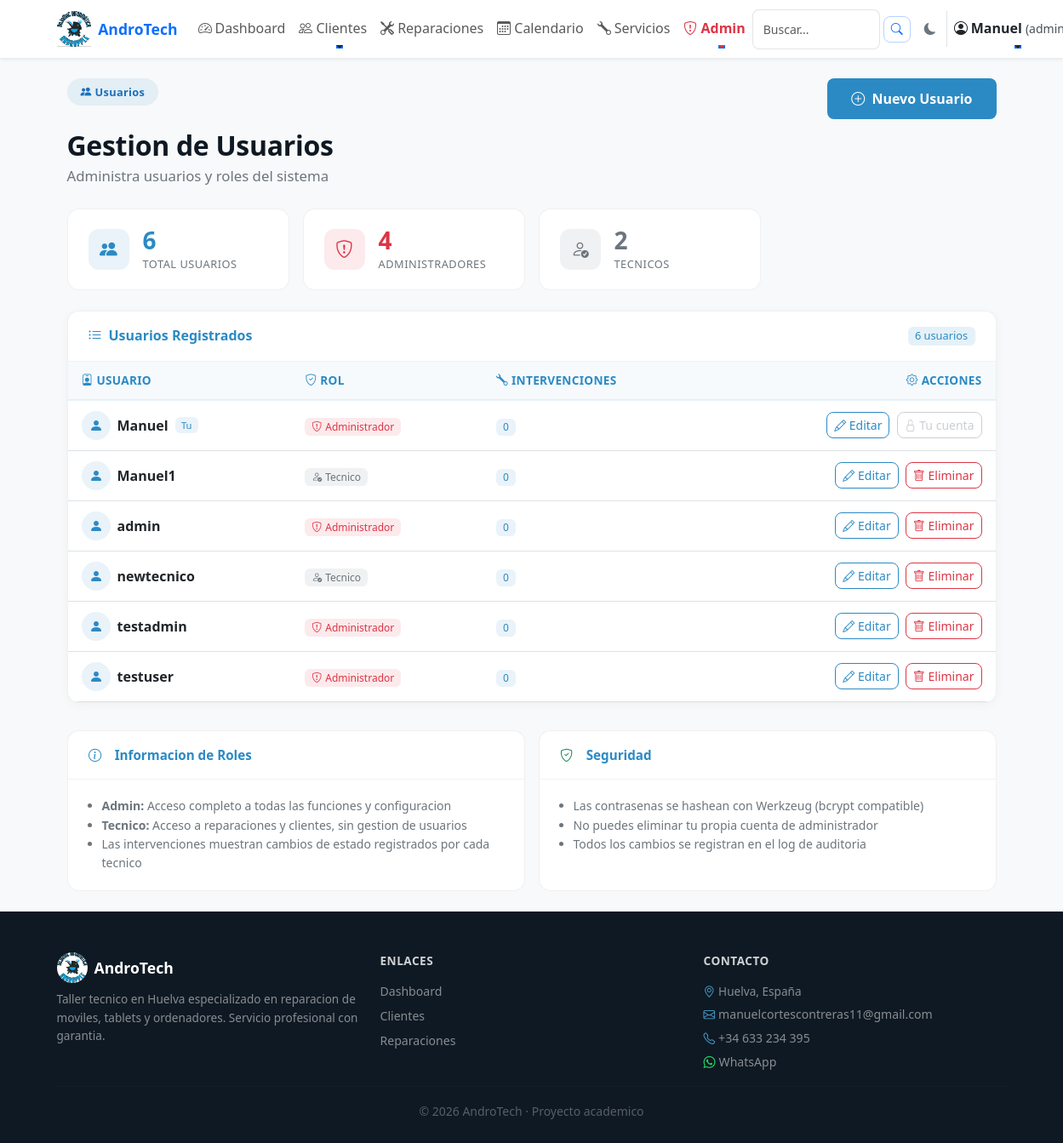
/admin/usuarios (signed in), run on the app's committed database.
### tables this page shows
CREATE TABLE usuarios (
    id INTEGER PRIMARY KEY AUTOINCREMENT,
    usuario TEXT NOT NULL UNIQUE,
    contraseña TEXT NOT NULL,
    rol TEXT DEFAULT 'tecnico'
);

### app.py (the view)
@app.route("/admin/usuarios")
@login_required
@permiso_requerido('usuarios_ver')
def admin_usuarios():
    conn = get_db()
    usuarios = conn.execute("""
        SELECT id, usuario, rol,
               (SELECT COUNT(*) FROM reparaciones_historial
                WHERE usuario = usuarios.usuario) AS intervenciones
        FROM usuarios
        ORDER BY usuario ASC
    """).fetchall()
    conn.close()
    try:
        logger.info(json.dumps({
            "event": "admin_usuarios_viewed",
            "admin": session.get('usuario'),
            "total_usuarios": len(usuarios)
        }, ensure_ascii=False))
    except Exception:
        logger.info(f"admin_usuarios_viewed by {session.get('usuario')}")
    return render_template("admin_usuarios.html", usuarios=usuarios)

### templates/admin_usuarios.html (shortened to what this page needs)
{% extends "base.html" %}
{% block content %}
<div class="container-fluid py-4">
    <div class="d-flex flex-wrap justify-content-between align-items-start mb-4">
        <div>
            <span class="at-pill"><i class="bi bi-people-fill me-1"></i>Usuarios</span>
            <h1 class="at-section-title mt-2 mb-1">Gestion de Usuarios</h1>
            <p class="at-section-sub">Administra usuarios y roles del sistema</p>
        </div>
        <a href="{{ url_for('nuevo_usuario') }}" class="at-btn-primary btn mt-2 mt-md-0">
            <i class="bi bi-plus-circle me-1"></i> Nuevo Usuario
        </a>
    </div>
    <div class="row g-3 mb-4">
        <div class="col-sm-6 col-lg-3">
            <div class="at-dash-kpi">
                <div class="at-dash-kpi-icon" style="background: rgba(43,138,196,.1);">
                    <i class="bi bi-people-fill" style="color: #2B8AC4; font-size: 1.3rem;"></i>
                </div>
                <div>
                    <div class="at-dash-kpi-value" style="color: #2B8AC4;">{{ usuarios|length }}</div>
                    <div class="at-dash-kpi-label">Total Usuarios</div>
                </div>
            </div>
        </div>
        <div class="col-sm-6 col-lg-3">
            <div class="at-dash-kpi">
                <div class="at-dash-kpi-icon" style="background: rgba(220,53,69,.1);">
                    <i class="bi bi-shield-exclamation" style="color: #dc3545; font-size: 1.3rem;"></i>
                </div>
                <div>
                    <div class="at-dash-kpi-value" style="color: #dc3545;">{{ usuarios|selectattr('rol','equalto','admin')|list|length }}</div>
                    <div class="at-dash-kpi-label">Administradores</div>
                </div>
            </div>
        </div>
        <div class="col-sm-6 col-lg-3">
            <div class="at-dash-kpi">
                <div class="at-dash-kpi-icon" style="background: rgba(108,117,125,.1);">
                    <i class="bi bi-person-check" style="color: #6c757d; font-size: 1.3rem;"></i>
                </div>
                <div>
                    <div class="at-dash-kpi-value" style="color: #6c757d;">{{ usuarios|selectattr('rol','equalto','tecnico')|list|length }}</div>
                    <div class="at-dash-kpi-label">Tecnicos</div>
                </div>
            </div>
        </div>
    </div>
    <div class="at-admin-card">
        <div class="at-admin-card-header d-flex justify-content-between align-items-center">
            <span><i class="bi bi-list-ul me-2"></i>Usuarios Registrados</span>
            <span class="badge" style="background: rgba(43,138,196,.12); color: #2B8AC4; font-size: .8rem;">
                {{ usuarios|length }} usuario{{ 's' if usuarios|length != 1 else '' }}
            </span>
        </div>
        {% if usuarios %}
        <div class="table-responsive">
            <table class="at-admin-table table mb-0">
                <thead>
                    <tr>
                        <th><i class="bi bi-person-badge me-1"></i>Usuario</th>
                        <th><i class="bi bi-shield-check me-1"></i>Rol</th>
                        <th><i class="bi bi-wrench me-1"></i>Intervenciones</th>
                        <th class="text-end"><i class="bi bi-gear me-1"></i>Acciones</th>
                    </tr>
                </thead>
                <tbody>
                    {% for usuario in usuarios %}
                    <tr>
                        <td>
                            <div class="d-flex align-items-center gap-2">
                                <div style="width:34px;height:34px;border-radius:50%;background:rgba(43,138,196,.1);display:flex;align-items:center;justify-content:center;">
                                    <i class="bi bi-person-fill" style="color:#2B8AC4;font-size:1rem;"></i>
                                </div>
                                <strong>{{ usuario.usuario }}</strong>
                                {% if session.get('usuario') == usuario.usuario %}
                                <span class="badge" style="background:rgba(43,138,196,.1);color:#2B8AC4;font-size:.7rem;">Tu</span>
                                {% endif %}
                            </div>
                        </td>
                        <td>
                            {% if usuario.rol == 'admin' %}
                            <span class="badge" style="background:rgba(220,53,69,.1);color:#dc3545;">
                                <i class="bi bi-shield-exclamation me-1"></i>Administrador
                            </span>
                            {% else %}
                            <span class="badge" style="background:rgba(108,117,125,.1);color:#6c757d;">
                                <i class="bi bi-person-check me-1"></i>Tecnico
                            </span>
                            {% endif %}
                        </td>
                        <td>
                            <span class="badge" style="background:rgba(43,138,196,.1);color:#2B8AC4;">
                                {{ usuario.intervenciones or 0 }}
                            </span>
                        </td>
                        <td class="text-end">
                            <a href="{{ url_for('editar_usuario', id=usuario.id) }}"
                               class="btn btn-sm"
                               style="border:1px solid #2B8AC4;color:#2B8AC4;"
                               title="Editar usuario">
                                <i class="bi bi-pencil"></i> Editar
                            </a>
                            {% if session.get('usuario') != usuario.usuario %}
                            <a href="{{ url_for('borrar_usuario', id=usuario.id) }}"
                               class="btn btn-sm ms-1"
                               style="border:1px solid #dc3545;color:#dc3545;"
                               onclick="return confirm('¿Estas seguro de que quieres eliminar este usuario?');"
                               title="Eliminar usuario">
                                <i class="bi bi-trash"></i> Eliminar
                            </a>
                            {% else %}
                            <button class="btn btn-sm ms-1" disabled
                                    style="border:1px solid #adb5bd;color:#adb5bd;"
                                    title="No puedes eliminarte a ti mismo">
                                <i class="bi bi-lock"></i> Tu cuenta
                            </button>
                            {% endif %}
                        </td>
                    </tr>
                    {% endfor %}
                </tbody>
            </table>
        </div>
        {% endif %}
    </div>
    <div class="row g-3 mt-3">
        <div class="col-lg-6">
            <div class="at-dash-card">
                <div class="at-dash-card-header">
                    <i class="bi bi-info-circle me-2" style="color:#2B8AC4;"></i>Informacion de Roles
                </div>
                <div class="at-dash-card-body">
                    <ul class="mb-0 ps-3 small" style="color:#6c757d;">
                        <li><strong>Admin:</strong> Acceso completo a todas las funciones y configuracion</li>
                        <li><strong>Tecnico:</strong> Acceso a reparaciones y clientes, sin gestion de usuarios</li>
                        <li>Las intervenciones muestran cambios de estado registrados por cada tecnico</li>
                    </ul>
                </div>
            </div>
        </div>
        <div class="col-lg-6">
            <div class="at-dash-card">
                <div class="at-dash-card-header">
                    <i class="bi bi-shield-check me-2" style="color:#198754;"></i>Seguridad
                </div>
                <div class="at-dash-card-body">
                    <ul class="mb-0 ps-3 small" style="color:#6c757d;">
                        <li>Las contrasenas se hashean con Werkzeug (bcrypt compatible)</li>
                        <li>No puedes eliminar tu propia cuenta de administrador</li>
                        <li>Todos los cambios se registran en el log de auditoria</li>
                    </ul>
                </div>
            </div>
        </div>
    </div>
</div>
{% endblock %}

### templates/base.html (shortened to what this page needs)
<!DOCTYPE html>
<html lang="es">
<head>
    <link
        href="https://cdn.jsdelivr.net/npm/bootstrap@5.3.0/dist/css/bootstrap.min.css"
        rel="stylesheet">
        <link rel="stylesheet" href="{{ url_for('static', filename='css/style.css') }}">
        <link rel="stylesheet"
            href="https://cdn.jsdelivr.net/npm/bootstrap-icons@1.11.1/font/bootstrap-icons.css">
</head>
<body class="bg-light">
<nav class="navbar navbar-expand-lg navbar-light bg-white shadow-sm sticky-top">
    <div class="container">
        <a class="navbar-brand d-flex align-items-center" href="/">
            <img src="{{ url_for('static', filename='imagenes/logo.jpg') }}" alt="AndroTech" style="height: 42px; width: auto; object-fit: contain;" class="me-2">
            <span class="fw-bold text-primary" style="font-size: 1.1rem;">AndroTech</span>
        </a>
        <div class="collapse navbar-collapse" id="navbarContent">
            {% if session.usuario %}
                <ul class="navbar-nav me-auto align-items-lg-center">
                    <li class="nav-item">
                        <a class="nav-link d-flex align-items-center gap-1 {% if request.endpoint == 'dashboard' %}active fw-semibold{% endif %}"
                           href="/dashboard">
                            <i class="bi bi-speedometer2"></i><span>Dashboard</span>
                        </a>
                    </li>
                    <li class="nav-item dropdown">
                        <a class="nav-link dropdown-toggle d-flex align-items-center gap-1 {% if request.endpoint == 'clientes' %}active fw-semibold{% endif %}"
                           href="#" id="clientesDropdown" role="button" data-bs-toggle="dropdown" aria-expanded="false">
                            <i class="bi bi-people"></i><span>Clientes</span>
                        </a>
                    </li>
                    <li class="nav-item">
                        <a class="nav-link d-flex align-items-center gap-1 {% if request.endpoint == 'reparaciones' %}active fw-semibold{% endif %}"
                           href="/reparaciones">
                            <i class="bi bi-tools"></i><span>Reparaciones</span>
                        </a>
                    </li>
                    <li class="nav-item">
                        <a class="nav-link d-flex align-items-center gap-1 {% if request.endpoint == 'calendario' %}active fw-semibold{% endif %}"
                           href="/calendario">
                            <i class="bi bi-calendar3"></i><span>Calendario</span>
                        </a>
                    </li>
                    <li class="nav-item">
                        <a class="nav-link d-flex align-items-center gap-1 {% if request.endpoint == 'servicios' %}active fw-semibold{% endif %}"
                           href="/servicios">
                            <i class="bi bi-wrench"></i><span>Servicios</span>
                        </a>
                    </li>
                    {% if tiene_permiso('usuarios_ver') or tiene_permiso('roles_gestionar') or tiene_permiso('inventario_ver') %}
                    <li class="nav-item dropdown">
                        <a class="nav-link dropdown-toggle d-flex align-items-center gap-1 text-danger fw-semibold"
                           href="#" id="adminDropdown" role="button" data-bs-toggle="dropdown" aria-expanded="false">
                            <i class="bi bi-shield-exclamation"></i><span>Admin</span>
                        </a>
                    </li>
                    {% endif %}
                </ul>
                <form class="d-flex align-items-center ms-auto me-2" action="/buscar" method="get">
                    <input class="form-control form-control-sm me-1" type="search" placeholder="Buscar..." aria-label="Buscar" name="q" value="{{ request.args.get('q','') }}" minlength="2" style="width: 150px;">
                    <button class="btn btn-outline-primary btn-sm" type="submit"><i class="bi bi-search"></i></button>
                </form>
                <button id="darkModeToggle" class="btn btn-sm btn-outline-secondary border-0 px-2 me-1" title="Modo oscuro" aria-label="Cambiar tema">
                    <i class="bi bi-moon-fill"></i>
                </button>
                <ul class="navbar-nav align-items-lg-center">
                    <li class="nav-item dropdown">
                        <a class="nav-link dropdown-toggle d-flex align-items-center gap-1 fw-semibold text-dark border-start ps-2"
                           href="#" id="userDropdown" role="button"
                           data-bs-toggle="dropdown" aria-expanded="false">
                            <i class="bi bi-person-circle"></i>
                            <span>{{ session.usuario }}</span>
                            <small class="text-muted">({{ session.rol }})</small>
                        </a>
                    </li>
                </ul>
            {% endif %}
        </div>
    </div>
</nav>
<div class="container-fluid px-0">
    <div class="container">
        {% block content %}{% endblock %}
    </div>
</div>
<footer class="at-footer">
    <div class="container">
        <div class="row g-4">
            <div class="col-md-4 footer-col">
                <div class="d-flex align-items-center mb-2">
                    <img src="{{ url_for('static', filename='imagenes/logo.jpg') }}" alt="AndroTech" style="width:36px;height:36px;border-radius:50%;object-fit:cover" class="me-2">
                    <span class="fw-bold at-footer-brand">AndroTech</span>
                </div>
                <p class="at-footer-desc">Taller tecnico en Huelva especializado en reparacion de moviles, tablets y ordenadores. Servicio profesional con garantia.</p>
            </div>
            <div class="col-md-4 footer-col">
                <h6 class="at-footer-heading">Enlaces</h6>
                <div class="d-flex flex-column">
                    {% if session.usuario %}
                        <a href="/dashboard" class="at-footer-link">Dashboard</a>
                        <a href="/clientes" class="at-footer-link">Clientes</a>
                        <a href="/reparaciones" class="at-footer-link">Reparaciones</a>
                    {% endif %}
                </div>
            </div>
            <div class="col-md-4 footer-col">
                <h6 class="at-footer-heading">Contacto</h6>
                <div class="at-footer-contact">
                    <div><i class="bi bi-geo-alt me-1"></i>Huelva, España</div>
                    <div><i class="bi bi-envelope me-1"></i><a href="mailto:manuelcortescontreras11@gmail.com" class="at-footer-link">manuelcortescontreras11@gmail.com</a></div>
                    <div><i class="bi bi-telephone me-1"></i><a href="tel:+34633234395" class="at-footer-link">+34 633 234 395</a></div>
                    <div><a href="https://wa.me/34633234395" target="_blank" rel="noopener" class="at-footer-link"><i class="bi bi-whatsapp me-1" style="color:#25D366 !important;"></i>WhatsApp</a></div>
                </div>
            </div>
        </div>
        <hr class="my-3 opacity-25">
        <div class="text-center">
            <small class="at-footer-copy">&copy; <span id="footer-year"></span> AndroTech &middot; Proyecto academico</small>
        </div>
    </div>
</footer>
</body>
</html>

### data on the page
usuarios: usuario "Manuel", shows "Tu", rol "admin" (drawn), intervenciones "0", shows "Tu cuenta"
usuarios: usuario "Manuel1", rol "tecnico" (drawn), intervenciones "0"
usuarios: usuario "admin", rol "admin" (drawn), intervenciones "0"
usuarios: usuario "newtecnico", rol "tecnico" (drawn), intervenciones "0"
usuarios: usuario "testadmin", rol "admin" (drawn), intervenciones "0"
usuarios: usuario "testuser", rol "admin" (drawn), intervenciones "0"

### other printed values
{{ usuarios|length }} "6"
{{ usuarios|selectattr('rol','equalto','admin')|list|length }} "4"
{{ usuarios|selectattr('rol','equalto','tecnico')|list|length }} "2"
{{ 's' if usuarios|length != 1 else '' }} "s"
